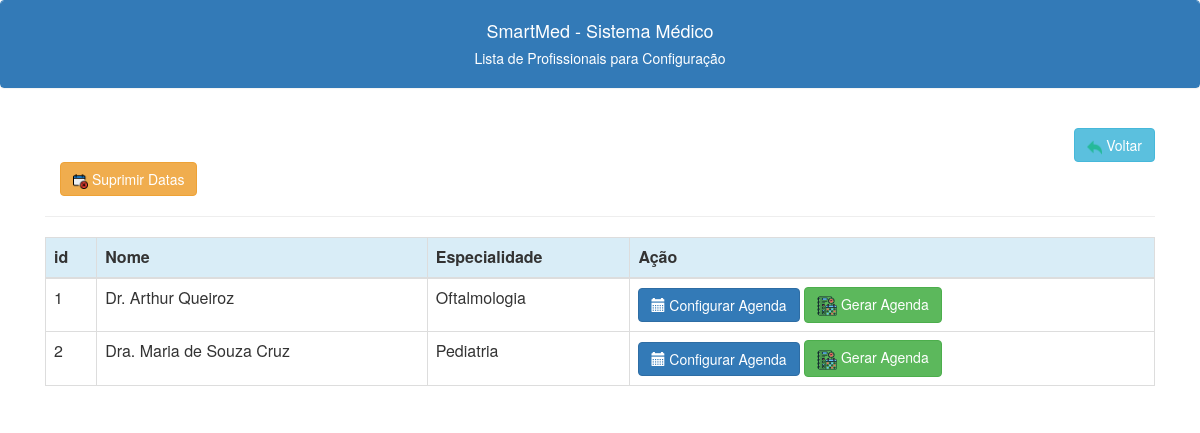
Before: /config_agenda.php with the older database file.
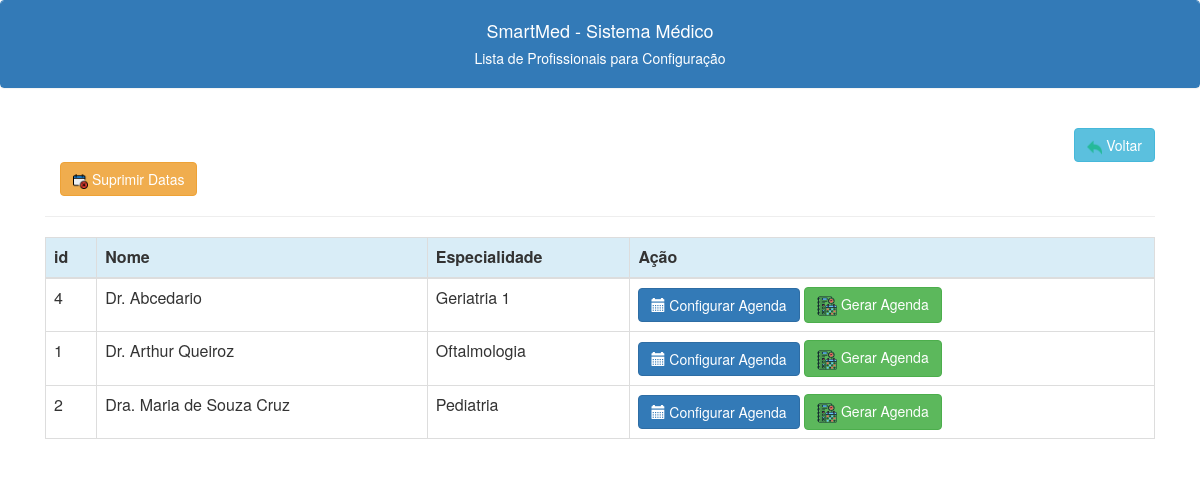
After: the same page with the newer database file.
### tables this page shows
CREATE TABLE IF NOT EXISTS `profissionais` (
  `id` int NOT NULL AUTO_INCREMENT,
  `id_especialidade` int NOT NULL,
  `nome` varchar(150) NOT NULL,
  `endereco` varchar(150) DEFAULT NULL,
  `bairro` varchar(150) DEFAULT NULL,
  `cidade` varchar(150) DEFAULT NULL,
  `cep` varchar(11) DEFAULT NULL,
  `uf` char(2) DEFAULT NULL,
  `fone1` varchar(20) NOT NULL,
  `fone2` varchar(20) DEFAULT NULL,
  `email` varchar(200) DEFAULT NULL,
  `url` varchar(200) DEFAULT NULL,
  `identidade` varchar(20) DEFAULT NULL,
  `cpf` varchar(11) NOT NULL,
  `datanasc` date DEFAULT NULL,
  `sexo` char(1) DEFAULT NULL,
  `gera_agenda` char(1) NOT NULL,
  `observacao` blob,
  `crm` varchar(13) DEFAULT NULL,
  PRIMARY KEY (`id`),
  KEY `FK_profissionais_especialidades` (`id_especialidade`),
  CONSTRAINT `FK_profissionais_especialidades` FOREIGN KEY (`id_especialidade`) REFERENCES `especialidades` (`id`)
);

CREATE TABLE IF NOT EXISTS `especialidades` (
  `id` int NOT NULL AUTO_INCREMENT,
  `descricao` varchar(150) NOT NULL,
  PRIMARY KEY (`id`)
);

### config_agenda.php (the view, shortened to what this page needs)
<?php
include("conexao.php");
include("links.php");
?>
<!doctype html>
<html lang="en">
<head>
</head>
<body>
    <div class="panel panel-primary class">
        <div class="panel-heading text-center">
            <h4>SmartMed - Sistema Médico</h4>
            <h5>Lista de Profissionais para Configuração<h5>
        </div>
    </div>
    <br>
    <div class="container -my5">
        <div class="container">
            <div class="col-lg-12" style="text-align: right;">
                <a class='btn btn-info' title="Voltar ao menu" href='/smedweb/menu.php'> <img src="\smedweb\images\voltar.png" alt="" width="15" height="15"> Voltar</a>
            </div>
            <a class='btn btn-warning' title="Suprimir datas para não serem geradas" href='datas_suprimidas_lista.php'> <img src="\smedweb\images\removerdata.png" alt="" width="15" height="15"> Suprimir Datas</a>
        </div>
        <hr>
        <table class="table display table-bordered tabprofissionais">
            <thead class="thead">
                <tr class="info">
                    <th scope="col">id</th>
                    <th scope="col">Nome</th>
                    <th scope="col">Especialidade</th>
                    <th scope="col">Ação</th>
                </tr>
            </thead>
            <tbody>
                <?php
                $c_sql = "SELECT profissionais.id, profissionais.nome, profissionais.fone1, profissionais.fone2,
                especialidades.descricao  AS especialidade" .
                    " FROM profissionais JOIN especialidades ON profissionais.id_especialidade=especialidades.id
                where profissionais.gera_agenda='S'
                 order by profissionais.nome";
                $result = $conection->query($c_sql);
                while ($c_linha = $result->fetch_assoc()) {
                    echo "
                    <tr>
                    <td>$c_linha[id]</td>
                    <td>$c_linha[nome]</td>
                    <td>$c_linha[especialidade]</td>
                    <td>
                    <a class='btn btn-primary' title='Configuração da agenda do profissional' href='/smedweb/config_agenda_criacao.php?id=$c_linha[id]'>
                    <span class='glyphicon glyphicon-calendar'></span> Configurar Agenda</a>
                    <a class='btn btn-success' title='Gerar Agenda do Profissional' href='/smedweb/criacao_agenda.php?id=$c_linha[id]'>
                    <img src='\smedweb\images\gerar_agenda2.png' alt='' width='20' height='20'> Gerar Agenda</a>
                    </td>
                    </td>
                    </tr>
                    ";
                }
                ?>
            </tbody>
        </table>
    </div>
</body>
</html>

Changed rows visible on the page:
added profissionais: id "4", nome "Dr. Abcedario", id_especialidade.descricao "Geriatria 1"
